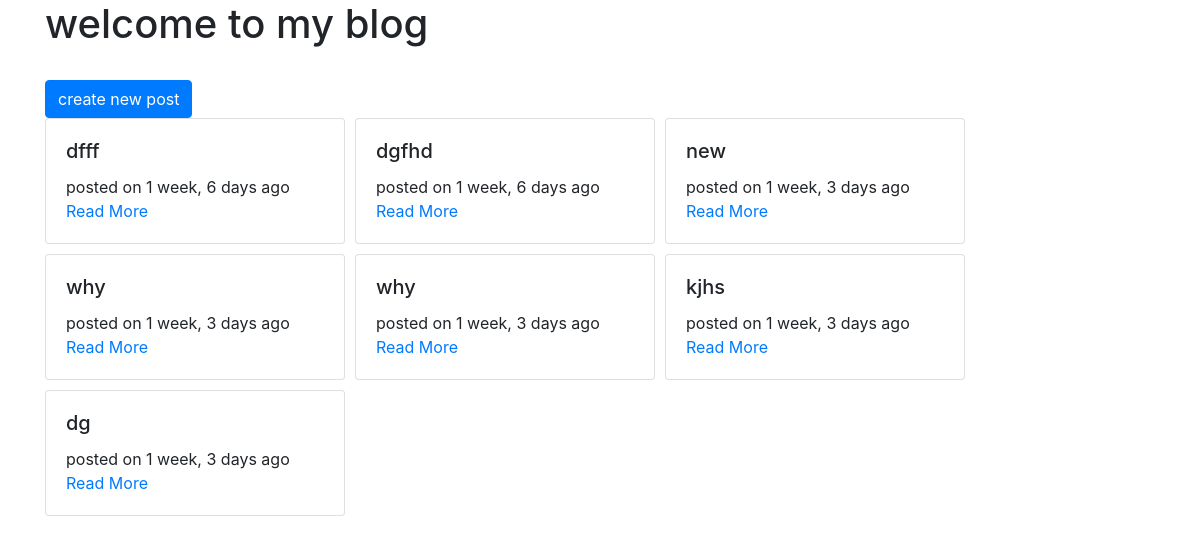
The page / on the database its author committed.
### blog/models.py (models this page shows, shortened)
class Post(models.Model):
    title=models.CharField(max_length=200)
    body=models.TextField()
    timestamp=models.DateTimeField(auto_now_add=True)

### blog/views.py (the view)
# urls.py: 2. Add a URL to urlpatterns:  path('', views.home, name='home')
def home(request):
    all_posts=Post.objects.all()
    return render(request,"home.html",{'all_posts':all_posts})

### blog/templates/home.html (shortened to what this page needs)
<!DOCTYPE html>
<html lang="en" dir="ltr">
  <head>
    <link rel="stylesheet" href="https://stackpath.bootstrapcdn.com/bootstrap/4.2.1/css/bootstrap.min.css">
  </head>
  <body>
    <div class="container">
    <h1>welcome to my blog</h1><br>
    <a class="btn btn-md btn-primary" href="/create/">create new post</a>
    <br>
    <div style="display:flex;flex-wrap:wrap" >
    {%for post in all_posts %}
      <div class="card" style="width: 300px; margin-right: 10px;margin-bottom:10px">
        <div class="card-body">
          <h5 class="card-title">{{post.title}}</h5>
<span>posted on {{post.timestamp|timesince}} ago</span><br>
          <a href="/post/{{post.id}}" class="card-link">Read More</a>
        </div>
      </div>
    {% endfor %}
</div>
</div>
  </body>
</html>

### rows shown on the page
Post: title "dfff", timestamp "1 week, 6 days"
Post: title "dgfhd", timestamp "1 week, 6 days"
Post: title "new", timestamp "1 week, 3 days"
Post: title "why", timestamp "1 week, 3 days"
Post: title "why", timestamp "1 week, 3 days"
Post: title "kjhs", timestamp "1 week, 3 days"
Post: title "dg", timestamp "1 week, 3 days"
